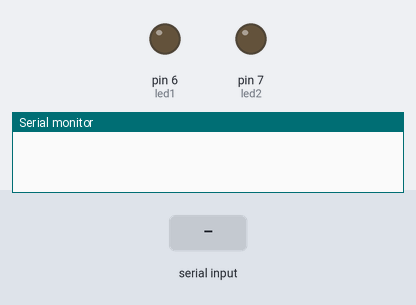
A sketch run on a simulated Arduino Uno, built with avr-gcc and run on an emulated ATmega328P. On the bench: output pins drawn as LEDs (lit = HIGH), the last lines printed to the serial monitor. Inputs (shaded band) come from the test bench.

Above: at 1.2 s.
1.3 s: "1" received over Serial
At 1.7 s:
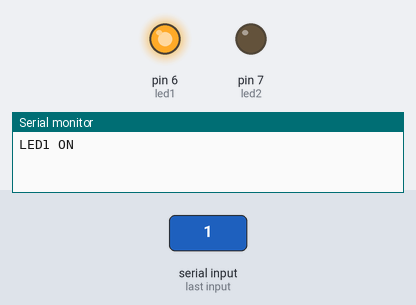
2.8 s: "2" received over Serial
At 5.2 s:
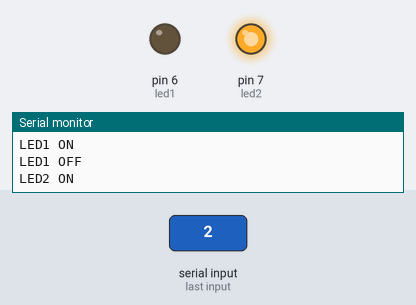
Timing chart, 0 to 8.8 s (numbered marks = the images above; inputs shaded):
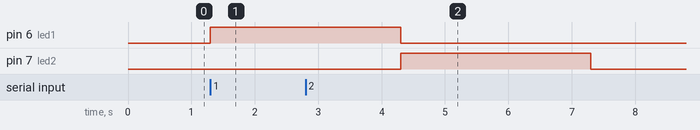

The sketch:

C30-3.ino
```cpp
int led1=6;
int led2=7;

void setup() {
  pinMode(led1,OUTPUT);
  pinMode(led2,OUTPUT);
  digitalWrite(led1,LOW);
  digitalWrite(led2,LOW);
  Serial.begin(9600);

}

void loop() {
  char data;
  if(Serial.available()){
  data=Serial.read();

  if(data=='1'){
    digitalWrite(led1,HIGH);
    Serial.println("LED1 ON");
    delay(3000);
    digitalWrite(led1,LOW);
    Serial.println("LED1 OFF");
  }

  if(data=='2'){
    digitalWrite(led2,HIGH);
    Serial.println("LED2 ON");
    delay(3000);
    digitalWrite(led2,LOW);
    Serial.println("LED2 OFF");
  }
}
}
```

Measured:
- after the input at 1.3 s, pin 6 (led1): LOW → HIGH at once
- after the input at 2.8 s, pin 7 (led2): LOW → HIGH after 1.5 s, → LOW 3.0 s later
